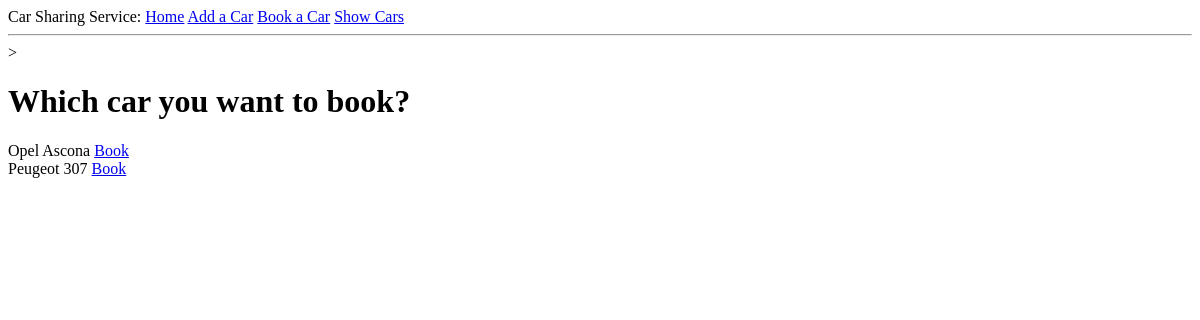
The page /booking on the database as committed earlier.
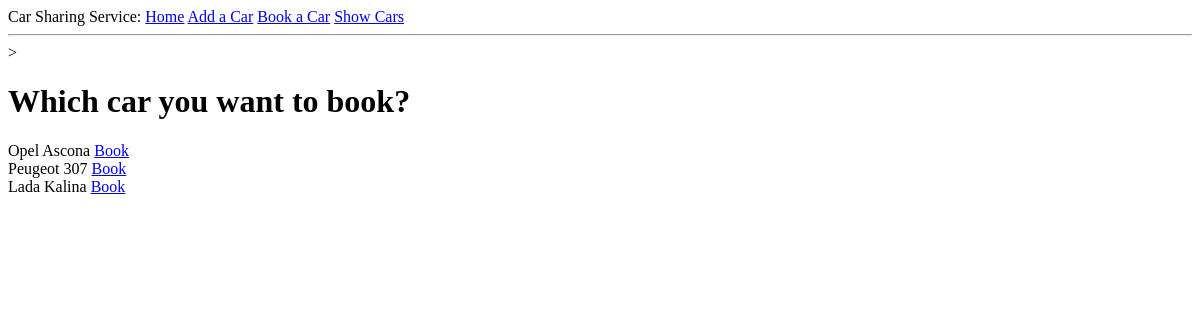
The same page on the database as committed later.
### routes.py (models this page shows)
class NewCar(db.Model):
    id = db.Column(db.Integer, primary_key=True)
    autoName = db.Column(db.String(120), index=True, unique=True)
    autoModel = db.Column(db.String(120), index=True, unique=True)
    engine = db.Column(db.String(64), index=True, unique=False)
    passengers = db.Column(db.String(64), index=True, unique=False)

### routes.py (the view)
@app.route('/booking')
def booking():
    cars = NewCar.query.all()
    return render_template("booking.html", cars=cars)

### templates/booking.html (shortened to what this page needs)
{% extends "base.html" %}
{% block content %}
<html>
    <head>
    </head>
    <body>>
        <h1>Which car you want to book?</h1>
        {% for car in cars %}
            {{ car.autoName }} {{ car.autoModel }}
        <a href="/return">Book</a><br>
        {% endfor %}
    </body>
</html>
{% endblock %}

Rows that differ between the two databases and show on the page:
added NewCar: autoName "Lada", autoModel "Kalina"
